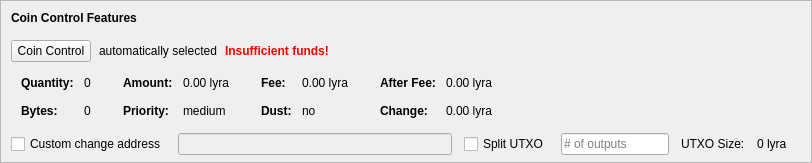
    <widget class="QFrame" name="frameCoinControl">
     <property name="sizePolicy">
      <sizepolicy hsizetype="Expanding" vsizetype="Expanding">
       <horstretch>0</horstretch>
       <verstretch>0</verstretch>
      </sizepolicy>
     </property>
     <property name="maximumSize">
      <size>
       <width>16777215</width>
       <height>16777215</height>
      </size>
     </property>
     <property name="frameShape">
      <enum>QFrame::StyledPanel</enum>
     </property>
     <property name="frameShadow">
      <enum>QFrame::Sunken</enum>
     </property>
     <layout class="QVBoxLayout" name="verticalLayoutCoinControl2">
      <property name="spacing">
       <number>0</number>
      </property>
      <property name="leftMargin">
       <number>0</number>
      </property>
      <property name="topMargin">
       <number>0</number>
      </property>
      <property name="rightMargin">
       <number>0</number>
      </property>
      <property name="bottomMargin">
       <number>6</number>
      </property>
      <item>
       <layout class="QVBoxLayout" name="verticalLayoutCoinControl" stretch="0,0,0,0,1">
        <property name="spacing">
         <number>0</number>
        </property>
        <property name="leftMargin">
         <number>10</number>
        </property>
        <property name="topMargin">
         <number>10</number>
        </property>
        <item>
         <layout class="QHBoxLayout" name="horizontalLayoutCoinControl1">
          <property name="bottomMargin">
           <number>15</number>
          </property>
          <item>
           <widget class="QLabel" name="labelCoinControlFeatures">
            <property name="sizePolicy">
             <sizepolicy hsizetype="Preferred" vsizetype="Maximum">
              <horstretch>0</horstretch>
              <verstretch>0</verstretch>
             </sizepolicy>
            </property>
            <property name="font">
             <font>
              <weight>75</weight>
              <bold>true</bold>
             </font>
            </property>
            <property name="styleSheet">
             <string notr="true">font-weight:bold;</string>
            </property>
            <property name="text">
             <string>Coin Control Features</string>
            </property>
           </widget>
          </item>
         </layout>
        </item>
        <item>
         <layout class="QHBoxLayout" name="horizontalLayoutCoinControl2" stretch="0,0,0,0">
          <property name="spacing">
           <number>8</number>
          </property>
          <property name="bottomMargin">
           <number>10</number>
          </property>
          <item>
           <widget class="QPushButton" name="pushButtonCoinControl">
            <property name="styleSheet">
             <string notr="true"/>
            </property>
            <property name="text">
             <string>Coin Control</string>
            </property>
            <property name="autoDefault">
             <bool>false</bool>
            </property>
           </widget>
          </item>
          <item>
           <widget class="QLabel" name="labelCoinControlAutomaticallySelected">
            <property name="text">
             <string>automatically selected</string>
            </property>
            <property name="margin">
             <number>5</number>
            </property>
           </widget>
          </item>
          <item>
           <widget class="QLabel" name="labelCoinControlInsuffFunds">
            <property name="font">
             <font>
              <weight>75</weight>
              <bold>true</bold>
             </font>
            </property>
            <property name="styleSheet">
             <string notr="true">color:red;font-weight:bold;</string>
            </property>
            <property name="text">
             <string>Insufficient funds!</string>
            </property>
            <property name="margin">
             <number>5</number>
            </property>
           </widget>
          </item>
          <item>
           <spacer name="horizontalSpacerCoinControl">
            <property name="orientation">
             <enum>Qt::Horizontal</enum>
            </property>
            <property name="sizeHint" stdset="0">
             <size>
              <width>40</width>
              <height>1</height>
             </size>
            </property>
           </spacer>
          </item>
         </layout>
        </item>
        <item>
         <widget class="QWidget" name="widgetCoinControl" native="true">
          <property name="sizePolicy">
           <sizepolicy hsizetype="Preferred" vsizetype="Preferred">
            <horstretch>0</horstretch>
            <verstretch>0</verstretch>
           </sizepolicy>
          </property>
          <property name="minimumSize">
           <size>
            <width>0</width>
            <height>0</height>
           </size>
          </property>
          <property name="styleSheet">
           <string notr="true"/>
          </property>
          <layout class="QHBoxLayout" name="horizontalLayoutCoinControl5">
           <property name="leftMargin">
            <number>0</number>
           </property>
           <property name="topMargin">
            <number>0</number>
           </property>
           <property name="rightMargin">
            <number>0</number>
           </property>
           <property name="bottomMargin">
            <number>0</number>
           </property>
           <item>
            <layout class="QHBoxLayout" name="horizontalLayoutCoinControl3" stretch="0,0,0,1">
             <property name="spacing">
              <number>20</number>
             </property>
             <property name="topMargin">
              <number>0</number>
             </property>
             <property name="bottomMargin">
              <number>10</number>
             </property>
             <item>
              <layout class="QFormLayout" name="formLayoutCoinControl1">
               <property name="horizontalSpacing">
                <number>10</number>
               </property>
               <property name="verticalSpacing">
                <number>14</number>
               </property>
               <property name="leftMargin">
                <number>10</number>
               </property>
               <property name="topMargin">
                <number>4</number>
               </property>
               <property name="rightMargin">
                <number>6</number>
               </property>
               <item row="0" column="0">
                <widget class="QLabel" name="labelCoinControlQuantityText">
                 <property name="font">
                  <font>
                   <weight>75</weight>
                   <bold>true</bold>
                  </font>
                 </property>
                 <property name="text">
                  <string>Quantity:</string>
                 </property>
                 <property name="margin">
                  <number>0</number>
                 </property>
                </widget>
               </item>
               <item row="0" column="1">
                <widget class="QLabel" name="labelCoinControlQuantity">
                 <property name="cursor">
                  <cursorShape>IBeamCursor</cursorShape>
                 </property>
                 <property name="contextMenuPolicy">
                  <enum>Qt::ActionsContextMenu</enum>
                 </property>
                 <property name="text">
                  <string notr="true">0</string>
                 </property>
                 <property name="margin">
                  <number>0</number>
                 </property>
                 <property name="textInteractionFlags">
                  <set>Qt::LinksAccessibleByMouse|Qt::TextSelectableByKeyboard|Qt::TextSelectableByMouse</set>
                 </property>
                </widget>
               </item>
               <item row="1" column="0">
                <widget class="QLabel" name="labelCoinControlBytesText">
                 <property name="font">
                  <font>
                   <weight>75</weight>
                   <bold>true</bold>
                  </font>
                 </property>
                 <property name="text">
                  <string>Bytes:</string>
                 </property>
                </widget>
               </item>
               <item row="1" column="1">
                <widget class="QLabel" name="labelCoinControlBytes">
                 <property name="cursor">
                  <cursorShape>IBeamCursor</cursorShape>
                 </property>
                 <property name="contextMenuPolicy">
                  <enum>Qt::ActionsContextMenu</enum>
                 </property>
                 <property name="text">
                  <string notr="true">0</string>
                 </property>
                 <property name="textInteractionFlags">
                  <set>Qt::LinksAccessibleByMouse|Qt::TextSelectableByKeyboard|Qt::TextSelectableByMouse</set>
                 </property>
                </widget>
               </item>
              </layout>
             </item>
             <item>
              <layout class="QFormLayout" name="formLayoutCoinControl2">
               <property name="horizontalSpacing">
                <number>10</number>
               </property>
               <property name="verticalSpacing">
                <number>14</number>
               </property>
               <property name="leftMargin">
                <number>6</number>
               </property>
               <property name="topMargin">
                <number>4</number>
               </property>
               <property name="rightMargin">
                <number>6</number>
               </property>
               <item row="0" column="0">
                <widget class="QLabel" name="labelCoinControlAmountText">
                 <property name="font">
                  <font>
                   <weight>75</weight>
                   <bold>true</bold>
                  </font>
                 </property>
                 <property name="text">
                  <string>Amount:</string>
                 </property>
                 <property name="margin">
                  <number>0</number>
                 </property>
                </widget>
               </item>
               <item row="0" column="1">
                <widget class="QLabel" name="labelCoinControlAmount">
                 <property name="cursor">
                  <cursorShape>IBeamCursor</cursorShape>
                 </property>
                 <property name="contextMenuPolicy">
                  <enum>Qt::ActionsContextMenu</enum>
                 </property>
                 <property name="text">
                  <string notr="true">0.00 lyra</string>
                 </property>
                 <property name="textInteractionFlags">
                  <set>Qt::LinksAccessibleByMouse|Qt::TextSelectableByKeyboard|Qt::TextSelectableByMouse</set>
                 </property>
                </widget>
               </item>
               <item row="1" column="0">
                <widget class="QLabel" name="labelCoinControlPriorityText">
                 <property name="font">
                  <font>
                   <weight>75</weight>
                   <bold>true</bold>
                  </font>
                 </property>
                 <property name="text">
                  <string>Priority:</string>
                 </property>
                </widget>
               </item>
               <item row="1" column="1">
                <widget class="QLabel" name="labelCoinControlPriority">
                 <property name="cursor">
                  <cursorShape>IBeamCursor</cursorShape>
                 </property>
                 <property name="contextMenuPolicy">
                  <enum>Qt::ActionsContextMenu</enum>
                 </property>
                 <property name="text">
                  <string>medium</string>
                 </property>
                 <property name="textInteractionFlags">
                  <set>Qt::LinksAccessibleByMouse|Qt::TextSelectableByKeyboard|Qt::TextSelectableByMouse</set>
                 </property>
                </widget>
               </item>
              </layout>
             </item>
             <item>
              <layout class="QFormLayout" name="formLayoutCoinControl3">
               <property name="horizontalSpacing">
                <number>10</number>
               </property>
               <property name="verticalSpacing">
                <number>14</number>
               </property>
               <property name="leftMargin">
                <number>6</number>
               </property>
               <property name="topMargin">
                <number>4</number>
               </property>
               <property name="rightMargin">
                <number>6</number>
               </property>
               <item row="0" column="0">
                <widget class="QLabel" name="labelCoinControlFeeText">
                 <property name="font">
                  <font>
                   <weight>75</weight>
                   <bold>true</bold>
                  </font>
                 </property>
                 <property name="text">
                  <string>Fee:</string>
                 </property>
                 <property name="margin">
                  <number>0</number>
                 </property>
                </widget>
               </item>
               <item row="0" column="1">
                <widget class="QLabel" name="labelCoinControlFee">
                 <property name="cursor">
                  <cursorShape>IBeamCursor</cursorShape>
                 </property>
                 <property name="contextMenuPolicy">
                  <enum>Qt::ActionsContextMenu</enum>
                 </property>
                 <property name="text">
                  <string notr="true">0.00 lyra</string>
                 </property>
                 <property name="textInteractionFlags">
                  <set>Qt::LinksAccessibleByMouse|Qt::TextSelectableByKeyboard|Qt::TextSelectableByMouse</set>
                 </property>
                </widget>
               </item>
               <item row="1" column="0">
                <widget class="QLabel" name="labelCoinControlLowOutputText">
                 <property name="font">
                  <font>
                   <weight>75</weight>
                   <bold>true</bold>
                  </font>
                 </property>
                 <property name="text">
                  <string>Dust:</string>
                 </property>
                </widget>
               </item>
               <item row="1" column="1">
                <widget class="QLabel" name="labelCoinControlLowOutput">
                 <property name="cursor">
                  <cursorShape>IBeamCursor</cursorShape>
                 </property>
                 <property name="contextMenuPolicy">
                  <enum>Qt::ActionsContextMenu</enum>
                 </property>
                 <property name="text">
                  <string>no</string>
                 </property>
                 <property name="textInteractionFlags">
                  <set>Qt::LinksAccessibleByMouse|Qt::TextSelectableByKeyboard|Qt::TextSelectableByMouse</set>
                 </property>
                </widget>
               </item>
              </layout>
             </item>
             <item>
              <layout class="QFormLayout" name="formLayoutCoinControl4">
               <property name="horizontalSpacing">
                <number>10</number>
               </property>
               <property name="verticalSpacing">
                <number>14</number>
               </property>
               <property name="leftMargin">
                <number>6</number>
               </property>
               <property name="topMargin">
                <number>4</number>
               </property>
               <property name="rightMargin">
                <number>6</number>
               </property>
               <item row="0" column="0">
                <widget class="QLabel" name="labelCoinControlAfterFeeText">
                 <property name="font">
                  <font>
                   <weight>75</weight>
                   <bold>true</bold>
                  </font>
                 </property>
                 <property name="text">
                  <string>After Fee:</string>
                 </property>
                 <property name="margin">
                  <number>0</number>
                 </property>
                </widget>
               </item>
               <item row="0" column="1">
                <widget class="QLabel" name="labelCoinControlAfterFee">
                 <property name="cursor">
                  <cursorShape>IBeamCursor</cursorShape>
                 </property>
                 <property name="contextMenuPolicy">
                  <enum>Qt::ActionsContextMenu</enum>
                 </property>
                 <property name="text">
                  <string notr="true">0.00 lyra</string>
                 </property>
                 <property name="textInteractionFlags">
                  <set>Qt::LinksAccessibleByMouse|Qt::TextSelectableByKeyboard|Qt::TextSelectableByMouse</set>
                 </property>
                </widget>
               </item>
               <item row="1" column="0">
                <widget class="QLabel" name="labelCoinControlChangeText">
                 <property name="font">
                  <font>
                   <weight>75</weight>
                   <bold>true</bold>
                  </font>
                 </property>
                 <property name="text">
                  <string>Change:</string>
                 </property>
                </widget>
               </item>
               <item row="1" column="1">
                <widget class="QLabel" name="labelCoinControlChange">
                 <property name="cursor">
                  <cursorShape>IBeamCursor</cursorShape>
                 </property>
                 <property name="contextMenuPolicy">
                  <enum>Qt::ActionsContextMenu</enum>
                 </property>
                 <property name="text">
                  <string notr="true">0.00 lyra</string>
                 </property>
                 <property name="textInteractionFlags">
                  <set>Qt::LinksAccessibleByMouse|Qt::TextSelectableByKeyboard|Qt::TextSelectableByMouse</set>
                 </property>
                </widget>
               </item>
              </layout>
             </item>
            </layout>
           </item>
          </layout>
         </widget>
        </item>
        <item>
         <layout class="QHBoxLayout" name="horizontalLayoutCoinControl4" stretch="0,0,0,0,0,0,0">
          <property name="spacing">
           <number>12</number>
          </property>
          <property name="sizeConstraint">
           <enum>QLayout::SetDefaultConstraint</enum>
          </property>
          <property name="topMargin">
           <number>5</number>
          </property>
          <property name="rightMargin">
           <number>5</number>
          </property>
          <item>
           <widget class="QCheckBox" name="checkBoxCoinControlChange">
            <property name="toolTip">
             <string>If this is activated, but the change address is empty or invalid, change will be sent to a newly generated address.</string>
            </property>
            <property name="text">
             <string>Custom change address</string>
            </property>
           </widget>
          </item>
          <item>
           <widget class="QValidatedLineEdit" name="lineEditCoinControlChange">
            <property name="enabled">
             <bool>false</bool>
            </property>
            <property name="sizePolicy">
             <sizepolicy hsizetype="Expanding" vsizetype="Fixed">
              <horstretch>0</horstretch>
              <verstretch>0</verstretch>
             </sizepolicy>
            </property>
           </widget>
          </item>
          <item>
           <widget class="QCheckBox" name="splitBlockCheckBox">
            <property name="text">
             <string>Split UTXO</string>
            </property>
           </widget>
          </item>
          <item>
           <widget class="QLineEdit" name="splitBlockLineEdit">
            <property name="sizePolicy">
             <sizepolicy hsizetype="Fixed" vsizetype="Fixed">
              <horstretch>50</horstretch>
              <verstretch>0</verstretch>
             </sizepolicy>
            </property>
            <property name="placeholderText">
             <string># of outputs</string>
            </property>
           </widget>
          </item>
          <item>
           <widget class="QLabel" name="labelBlockSizeText">
            <property name="text">
             <string>UTXO Size:</string>
            </property>
           </widget>
          </item>
          <item>
           <widget class="QLabel" name="labelBlockSize">
            <property name="text">
             <string>0 lyra</string>
            </property>
           </widget>
          </item>
          <item>
           <widget class="QLabel" name="labelCoinControlChangeLabel">
            <property name="sizePolicy">
             <sizepolicy hsizetype="Preferred" vsizetype="Expanding">
              <horstretch>0</horstretch>
              <verstretch>0</verstretch>
             </sizepolicy>
            </property>
            <property name="minimumSize">
             <size>
              <width>0</width>
              <height>0</height>
             </size>
            </property>
            <property name="text">
             <string/>
            </property>
            <property name="margin">
             <number>3</number>
            </property>
           </widget>
          </item>
         </layout>
        </item>
        <item>
         <spacer name="verticalSpacerCoinControl">
          <property name="orientation">
           <enum>Qt::Vertical</enum>
          </property>
          <property name="sizeHint" stdset="0">
           <size>
            <width>800</width>
            <height>1</height>
           </size>
          </property>
         </spacer>
        </item>
       </layout>
      </item>
     </layout>
    </widget>
